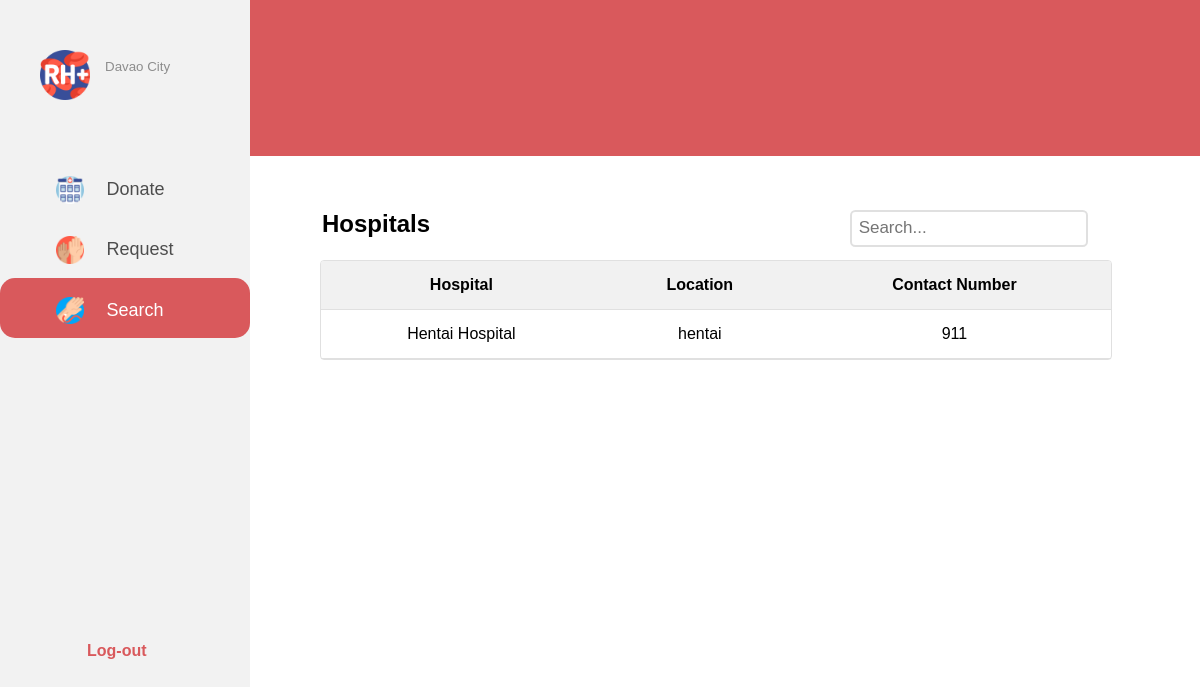
The app's page /user-dashboard.php (signed in), older data.
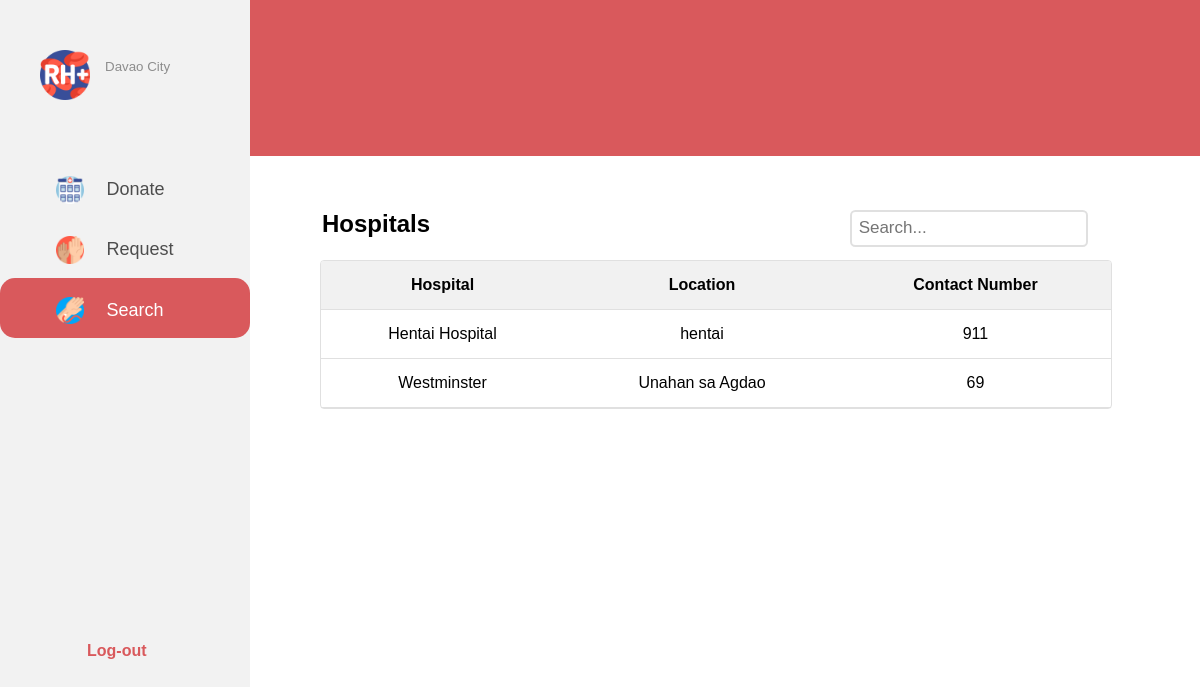
The same page, newer data.
### tables this page shows
CREATE TABLE `hospital` (
  `Hospital_ID` int(11) NOT NULL,
  `Hospital_Name` varchar(20) NOT NULL,
  `Hospital_Address` text NOT NULL,
  `Hospital_Contact_Number` int(7) NOT NULL,
  `Hospital_Password` varchar(15) NOT NULL,
  `Hospital_Email_Address` varchar(20) NOT NULL
);

### user-dashboard.php (the view, shortened to what this page needs)
<?php
  if(isset($_SESSION['User_Name']) && isset($_SESSION['User_ID'])){
?>
<!DOCTYPE html>
<html>
<head>
  <link rel="stylesheet" href="user-dashboard.css">
</head>
<body>
  <div class="sidenav">
    <div class="float-container">
        <div class="float-child">
           <div class="icon"><img src="icons/Hospital-Dashboard-Menu/rh-.png"></div>
        </div>
        <div class="float-child">
          <div class="prof-text">
            <small>Davao City</small>
          </div>
        </div>
    </div>
    <div class="menu">
      <div class="donate">
        <a href="user-dashboard-donate.html" id="first-sidebar" class="a"><img src="icons/menu/medical-center.png">Donate</a>
      </div>
      <div class="request">
        <a href="user-dashboard-request.html" class="a"><img src="icons/menu/volunteer.png">Request</a>
      </div>
      <div class="search">
        <a href="user-dashboard,php" id="third-sidebar" class="a"><img src="icons/menu/blood-transfusion.png">Search</a>
      </div>
      <div class="sidebar-bottom">
        <table>
          <th><a href="login.html" id="log-out">Log-out</a></th>
        </table>
      </div>
    </div>
  </div>s
  <div class="header">
  </div>
  <div class="table-header">
    <table>
      <th><h2> Hospitals</h2></th>
      <th id="search-box"><input type="text" placeholder="Search..."></th>
    </table>
  </div>
  <div class="content">
    <table class="table-content" style="width: 90%">
     <tr>
          <th>Hospital</th>
          <th>Location</th>
          <th>Contact Number</th>
        </tr>
        <tr>
             <?php
        $conn = mysqli_connect("localhost","root","","blood_donation_sys");
        $sql = "SELECT Hospital_Name,
        Hospital_Address, Hospital_Contact_Number FROM hospital";
        $result = $conn->query($sql);
        if($result->num_rows>0){
          while($row=$result->fetch_assoc()){
            echo "<tr><td>".$row["Hospital_Name"]."</td><td>".$row["Hospital_Address"]."</td><td>".$row["Hospital_Contact_Number"]."</td></tr>";
          }
          echo"</table>";
        }
        else{
          echo "0 result";
        }
        ?>
  </div>
</body>
</html>
<?php
}else{
  send_alert_error("Session Invalid");
}
?>

Row changes from the older to the newer data that the page shows:
added hospital: Hospital_Name "Westminster", Hospital_Address "Unahan sa Agdao", Hospital_Contact_Number "69"
